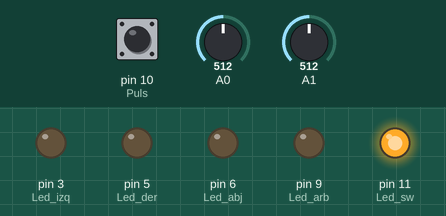
This sketch was run on a simulated Arduino Uno, built with avr-gcc and run on an emulated ATmega328P. Parts: output pins drawn as LEDs (lit = HIGH). The test bench sets the inputs (shaded band); at power-on: A0 = 512, A1 = 512, pin 10 (Puls) LOW.

Above: at 1.2 s.
1.3 s: A0 set to 530
At 2.5 s:
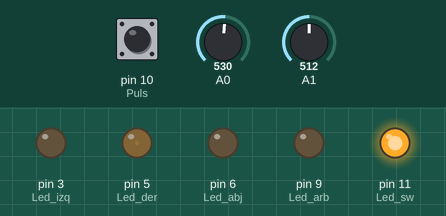
2.8 s: A1 set to 530
At 3.8 s:
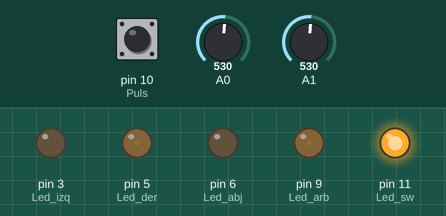
4.3 s: pin 10 (Puls) pulled HIGH for 0.15 s
At 4.37 s:
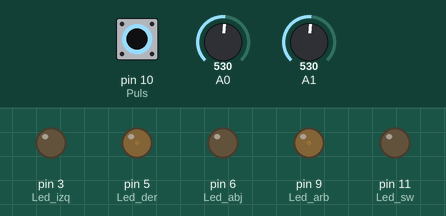
5.9 s: A0 set to 511
At 7.1 s:
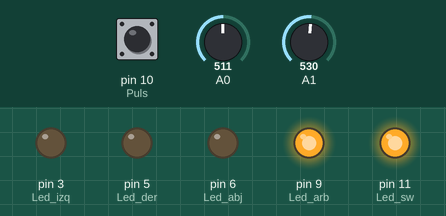
7.4 s: A1 set to 512
At 8.5 s:
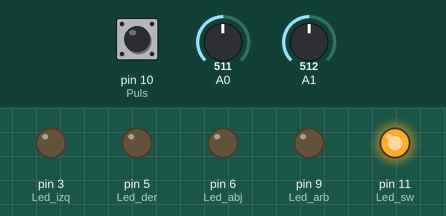
8.9 s: pin 10 (Puls) pulled HIGH for 1 s
At 9.6 s:
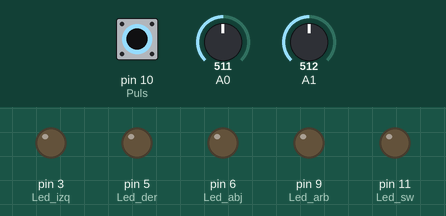
Timing chart, 0 to 11.9 s (numbered marks = the images above; inputs shaded):
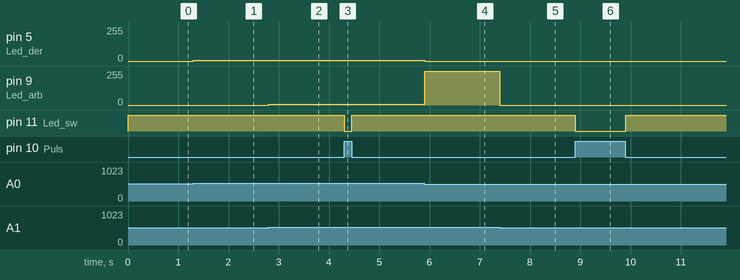

Measured:
- the behaviour switches between 520 and 519 on A1 (found by bisection; images 4 and 5)
- after the input at 1.3 s, pin 5 (Led_der): 0/255 → 5/255 at once
- after the input at 2.8 s, pin 9 (Led_arb): 0/255 → 5/255 at once
- after the input at 4.3 s, pin 11 (Led_sw): HIGH → LOW at once, → HIGH 0.15 s later
- after the input at 5.9 s, pin 5 (Led_der): 5/255 → 0/255 at once; pin 9 (Led_arb): 5/255 → 255/255 at once
- after the input at 7.4 s, pin 9 (Led_arb): 255/255 → 0/255 at once
- after the input at 8.9 s, pin 11 (Led_sw): HIGH → LOW at once, → HIGH 1.0 s later

The sketch:

Joistick.ino
```cpp
int X;
int Y;
int Led_izq = 3;
int Led_der = 5;
int Led_abj = 6;
int Led_arb = 9;
int Puls = 10;
int Led_sw = 11;
int sw;

void setup() {
  pinMode(Led_izq, OUTPUT);
  pinMode(Led_der, OUTPUT);
  pinMode(Led_abj, OUTPUT);
  pinMode(Led_arb, OUTPUT);
  pinMode(Led_sw, OUTPUT);
  pinMode(Puls, INPUT);
}

void loop() {
 X = analogRead(A0);
 Y = analogRead(A1);
 sw = digitalRead(Puls);
 if (X>=0 && X<=480){
  analogWrite(Led_izq, map(X, 0, 480, 255, 0));
 } else {
  analogWrite(Led_izq, 0);
 }
  if (X>=520 && X<=1023){
  analogWrite(Led_der, map(X, 520, 1023, 0, 255));
 } else {
  analogWrite(Led_der, 0);
 }
  if (Y>=520 && Y<=1023){
  analogWrite(Led_arb, map(X, 520, 1023, 0, 255));
 } else {
  analogWrite(Led_arb, 0);
 }
 if (Y>=0 && Y<=480){
  analogWrite(Led_abj, map(X, 0, 480, 255, 0));
 } else {
  analogWrite(Led_abj, 0);
 }
 digitalWrite(Led_sw, !sw);

}
```
